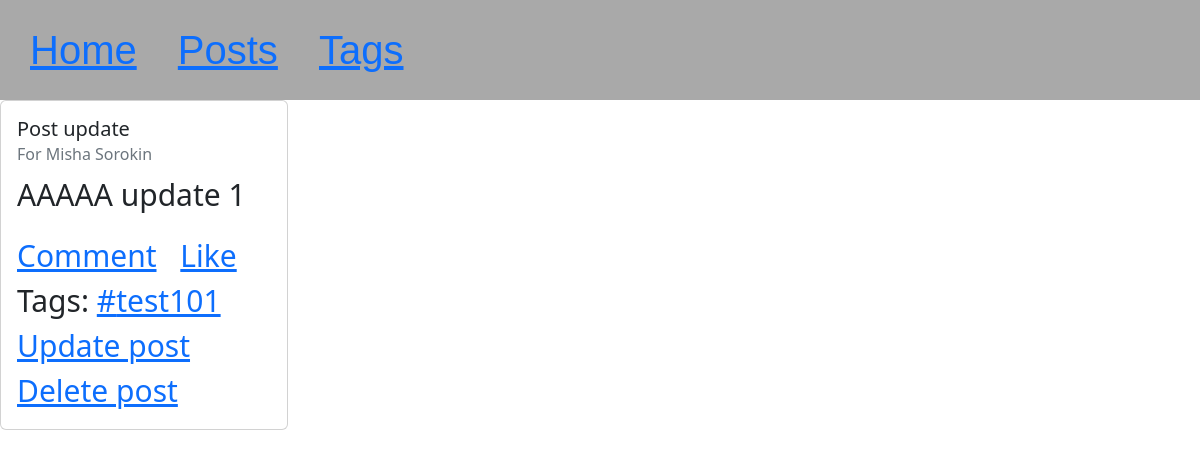
Page /posts/1/ on the earlier database version.
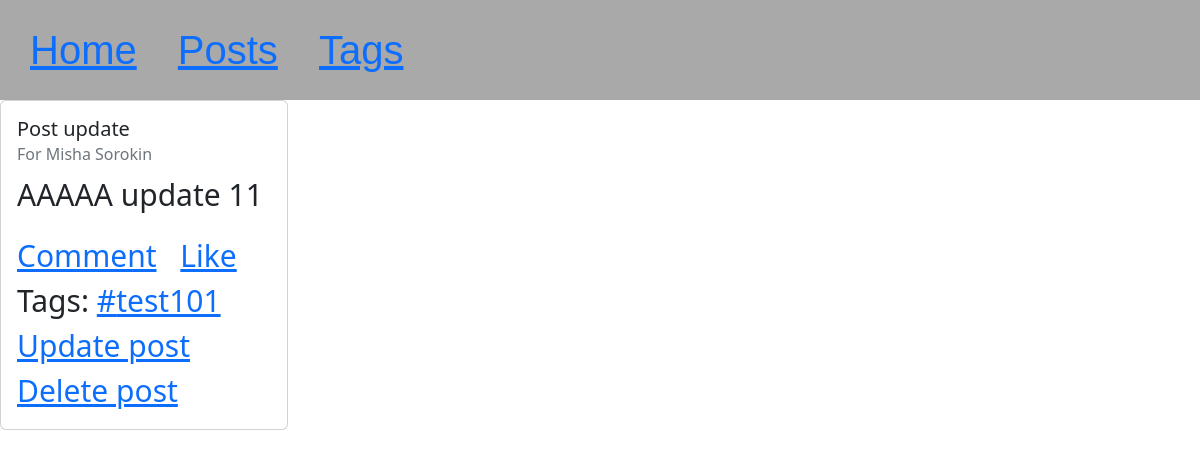
Same page on the later database version.
### posts/models.py (models this page shows, shortened)
class Posts(models.Model):
    create_at = models.DateTimeField(auto_now=True)
    title = models.CharField(max_length=70)
    text = models.TextField(blank=True)
    header_color = models.CharField(default='dark', max_length=30)
    author = models.IntegerField(default=1)
    amount_likes = models.IntegerField(default=0)
    class Meta:
        db_table = "posts_list"

### posts/views.py (the view)
# urls.py: path('<int:pk>/', get_post_page, name='get_post_page_url'),
def get_post_page(request, pk):
    post = Posts.objects.get(id=pk)
    tags = post.tags.all()
    return render(request, 'posts/post_page.html', context={'post': post, 'tags': tags})

### posts/templates/posts/post_page.html
{% extends 'templates/index.html' %}
{% block content %}
    <div class="card" style="width: 18rem;">
        <div class="card-body">
            <h5 class="card-title">{{ post.title }}</h5>
            <h6 class="card-subtitle mb-2 text-muted">For Misha Sorokin</h6>
            <p class="card-text">{{ post.text }}</p>
            <a href="#" class="card-link">Comment</a>
            <a href="#" class="card-link">Like</a>
            <div>
                <label>Tags:</label>
                {% for tag in tags %}
                    <a href="{% url 'get_tag_page_url' tag.tag %}">#{{ tag.tag }}</a>
                {% endfor %}
            </div>
            <a href="{% url 'update_post_url' post.id %}">Update post</a>
            <a href="{% url 'update_post_url' post.id %}">Delete post</a>
        </div>
    </div>
{% endblock %}

Differences in the rows shown:
changed Posts "Post update": text "AAAAA update 1" → "AAAAA update 11"
